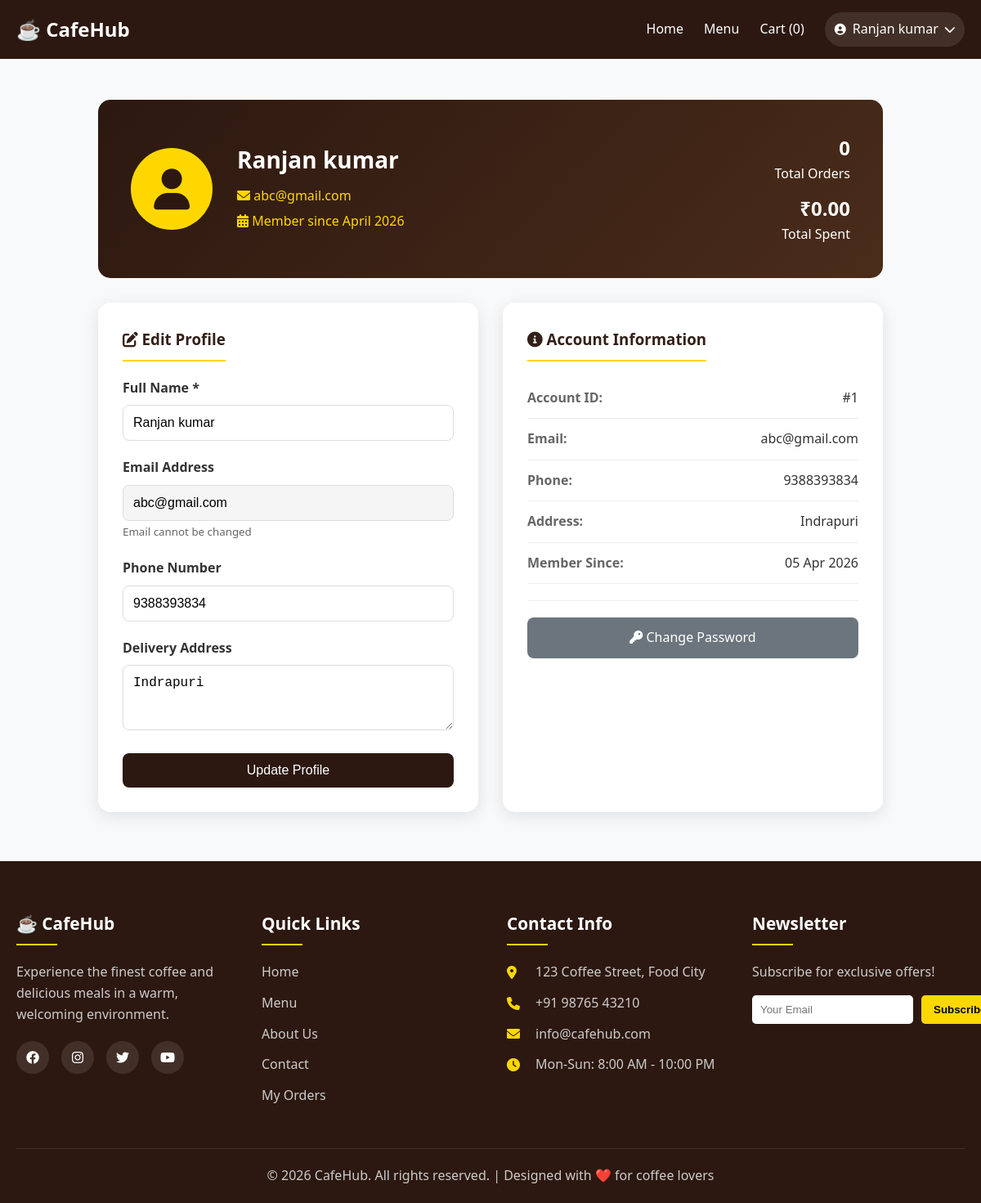
The app's page /profile.php (signed in) with its own data.
### tables this page shows
CREATE TABLE `users` (
  `id` int(11) NOT NULL,
  `name` varchar(100) NOT NULL,
  `email` varchar(100) NOT NULL,
  `password` varchar(255) NOT NULL,
  `phone` varchar(20) DEFAULT NULL,
  `address` text DEFAULT NULL,
  `created_at` timestamp NOT NULL DEFAULT current_timestamp()
);

### profile.php (the view, shortened to what this page needs)
<?php
require_once 'config/database.php';
$stmt = $pdo->prepare("SELECT * FROM users WHERE id = ?");
$stmt->execute([$_SESSION['user_id']]);
$user = $stmt->fetch();
$stmt = $pdo->prepare("SELECT COUNT(*) as total_orders, SUM(total_amount) as total_spent FROM orders WHERE user_id = ? AND status != 'Cancelled'");
$stmt->execute([$_SESSION['user_id']]);
$stats = $stmt->fetch();
?>
<!DOCTYPE html>
<html lang="en">
<head>
    <link rel="stylesheet" href="css/style.css">
    <link rel="stylesheet" href="https://cdnjs.cloudflare.com/ajax/libs/font-awesome/6.0.0/css/all.min.css">
</head>
<body>
    <?php include 'navbar.php'; ?>
    <div class="profile-container">
        <div class="profile-header">
            <div class="profile-avatar">
                <i class="fas fa-user"></i>
            </div>
            <div class="profile-info">
                <h2><?php echo htmlspecialchars($user['name']); ?></h2>
                <p><i class="fas fa-envelope"></i> <?php echo htmlspecialchars($user['email']); ?></p>
                <p><i class="fas fa-calendar-alt"></i> Member since <?php echo date('F Y', strtotime($user['created_at'])); ?></p>
            </div>
            <div class="profile-stats">
                <div class="stat"><?php echo $stats['total_orders'] ?? 0; ?></div>
                <div>Total Orders</div>
                <div class="stat" style="margin-top: 10px;">₹<?php echo number_format($stats['total_spent'] ?? 0, 2); ?></div>
                <div>Total Spent</div>
            </div>
        </div>
        <div class="profile-grid">
            <div class="profile-card">
                <h3><i class="fas fa-edit"></i> Edit Profile</h3>
                <form method="POST">
                    <div class="form-group">
                        <label>Full Name *</label>
                        <input type="text" name="name" value="<?php echo htmlspecialchars($user['name']); ?>" required>
                    </div>
                    <div class="form-group">
                        <label>Email Address</label>
                        <input type="email" value="<?php echo htmlspecialchars($user['email']); ?>" readonly>
                        <small style="color: #666;">Email cannot be changed</small>
                    </div>
                    <div class="form-group">
                        <label>Phone Number</label>
                        <input type="tel" name="phone" value="<?php echo htmlspecialchars($user['phone']); ?>" placeholder="Enter your phone number">
                    </div>
                    <div class="form-group">
                        <label>Delivery Address</label>
                        <textarea name="address" rows="3" placeholder="Enter your full address"><?php echo htmlspecialchars($user['address']); ?></textarea>
                    </div>
                    <button type="submit" name="update_profile" class="btn-primary">Update Profile</button>
                </form>
            </div>
            <div class="profile-card">
                <h3><i class="fas fa-info-circle"></i> Account Information</h3>
                <div class="info-row">
                    <span class="info-label">Account ID:</span>
                    <span class="info-value">#<?php echo $user['id']; ?></span>
                </div>
                <div class="info-row">
                    <span class="info-label">Email:</span>
                    <span class="info-value"><?php echo htmlspecialchars($user['email']); ?></span>
                </div>
                <div class="info-row">
                    <span class="info-label">Phone:</span>
                    <span class="info-value"><?php echo htmlspecialchars($user['phone']) ?: 'Not provided'; ?></span>
                </div>
                <div class="info-row">
                    <span class="info-label">Address:</span>
                    <span class="info-value"><?php echo htmlspecialchars($user['address']) ?: 'Not provided'; ?></span>
                </div>
                <div class="info-row">
                    <span class="info-label">Member Since:</span>
                    <span class="info-value"><?php echo date('d M Y', strtotime($user['created_at'])); ?></span>
                </div>
                <div style="margin-top: 20px; padding-top: 20px; border-top: 1px solid #eee;">
                    <a href="change_password.php" class="btn-secondary" style="width: 100%; text-align: center;">
                        <i class="fas fa-key"></i> Change Password
                    </a>
                </div>
            </div>
        </div>
    </div>
    <?php include 'footer.php'; ?>
</body>
</html>

### css/style.css (style rules this page uses)
* { margin: 0; padding: 0; box-sizing: border-box; }
body { font-family: 'Segoe UI', Tahoma, Geneva, Verdana, sans-serif; line-height: 1.6; color: #333; background: #f8f9fa; }
.btn-primary { background: #2c1810; color: white; padding: 12px; border: none; border-radius: 5px; cursor: pointer; width: 100%; font-size: 1rem; transition: background 0.3s; }
.btn-secondary { background: #6c757d; color: white; padding: 8px 20px; border: none; border-radius: 5px; cursor: pointer; text-decoration: none; display: inline-block; }

### profile.php (style rules this page uses)
.profile-container { max-width: 1000px; margin: 50px auto; padding: 0 20px; }
.profile-header { background: linear-gradient(135deg, #2c1810 0%, #4a2c1a 100%); color: white; padding: 40px; border-radius: 15px; margin-bottom: 30px; display: flex; align-items: center; gap: 30px; flex-wrap: wrap; }
.profile-avatar { width: 100px; height: 100px; background: #ffd700; border-radius: 50%; display: flex; align-items: center; justify-content: center; font-size: 50px; color: #2c1810; }
.profile-info h2 { font-size: 28px; margin-bottom: 10px; }
.profile-info p { color: #ffd700; margin-bottom: 5px; }
.profile-stats { margin-left: auto; text-align: right; }
.profile-stats .stat { font-size: 24px; font-weight: bold; }
.profile-grid { display: grid; grid-template-columns: 1fr 1fr; gap: 30px; }
.profile-card { background: white; border-radius: 15px; padding: 30px; box-shadow: 0 5px 20px rgba(0,0,0,0.1); }
.profile-card h3 { color: #322019; margin-bottom: 20px; padding-bottom: 10px; border-bottom: 2px solid #ffd700; display: inline-block; }
.form-group { margin-bottom: 20px; }
.form-group label { display: block; margin-bottom: 8px; font-weight: 600; color: #333; }
.form-group input, .form-group textarea { width: 100%; padding: 12px; border: 1px solid #ddd; border-radius: 8px; font-size: 16px; transition: 0.3s; }
.form-group input[readonly] { background: #f5f5f5; cursor: not-allowed; }
.btn-primary { background: #2c1810; color: white; padding: 12px 25px; border: none; border-radius: 8px; cursor: pointer; font-size: 16px; transition: 0.3s; }
.btn-secondary { background: #6c757d; color: white; padding: 12px 25px; border: none; border-radius: 8px; cursor: pointer; text-decoration: none; display: inline-block; transition: 0.3s; }
.info-row { display: flex; justify-content: space-between; padding: 12px 0; border-bottom: 1px solid #eee; }
.info-label { font-weight: 600; color: #666; }
.info-value { color: #333; }

### records on screen
users: name "Ranjan kumar", email "abc@gmail.com", created_at "April 2026", phone "9388393834", address "Indrapuri", id "1", created_at "05 Apr 2026"

### other values on screen
getCartCount() "0"
$_SESSION['user_name'] "Ranjan kumar"
$stats['total_orders'] "0"
$stats['total_spent'] "0.00"
